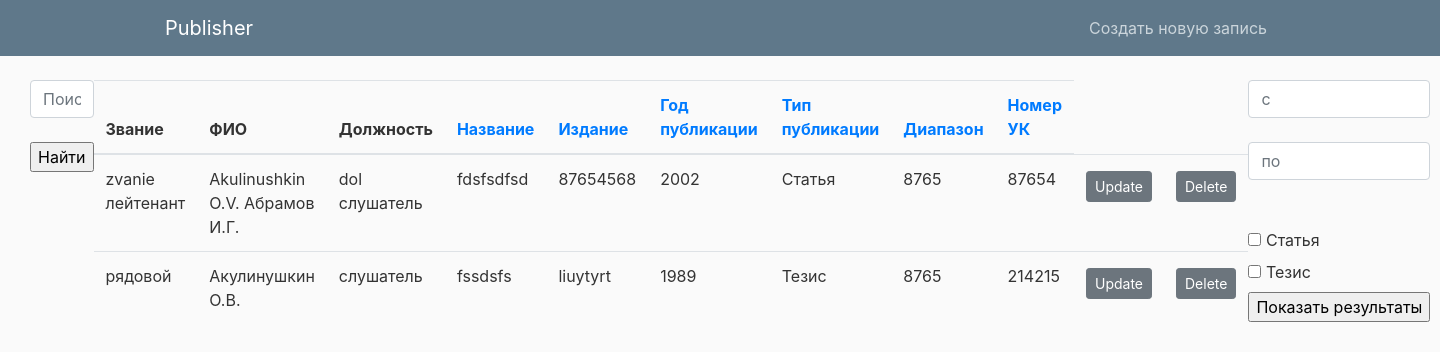
/all_publications/, run on the app's committed database.
### publications_table/models.py (models this page shows, shortened)
class Author(models.Model):
    name = models.CharField(max_length=255, null=False, verbose_name="имя")
    surname = models.CharField(max_length=255, null=False, unique=True, verbose_name="фамилия")
    patronymic = models.CharField(max_length=255, null=False, verbose_name="отчество")
    work_position = models.CharField(max_length=255, null=False, verbose_name="должность")
    military_rank = models.CharField(max_length=255, null=False, verbose_name="звание")
    objects = models.Manager()
    def get_initials(self):
        initials = self.surname + ' ' + self.name[:1] + '.' + self.patronymic[:1] + '.'
        return initials
    class Meta:
        ordering = ('surname',)

class Publication(models.Model):
    TYPES_OF_PUBLICATIONS = (
        ('Тезис', 'Тезис'),
        ('Статья', 'Статья',)
    )
    authors = models.ManyToManyField(Author, verbose_name="авторы", related_name='authors')
    title = models.CharField(max_length=256, verbose_name="название статьи", null=False, )
    type_of_publication = models.CharField(max_length=255, verbose_name="тип публикации",
                                           choices=TYPES_OF_PUBLICATIONS, )
    edition = models.CharField(max_length=255, verbose_name="издание", null=False)
    published_year = models.PositiveIntegerField(validators=
                                                 [MaxValueValidator(datetime.now().year),
                                                  MinValueValidator(1921)], verbose_name="год публикации",
                                                 null=False)
    range = models.CharField(max_length=255, verbose_name='диапазон', null=False)
    uk_number = models.IntegerField(verbose_name='номер УК', null=False)
    objects = models.Manager()
    class Meta:
        ordering = ('-published_year',)

### publications_table/views.py (the view)
# urls.py: path('all_publications/', show_all_publications, name='all'),
def show_all_publications(request, type_of_sort=0):
    publications = sort(type_of_sort)
    publications, form = filter_publications(request, publications)
    publications, form2 = search_publications(request, publications)
    context = {
        'publications': publications,
        'form': form,
        'form2': form2,
    }
    return render(request, "publications_table/all_publications.html", context)

### publications_table/forms.py
class PublicationFilter(forms.Form):
    min_year = forms.IntegerField(label='c', required=False,)
    max_year = forms.IntegerField(label='по', required=False)
    publication_options = (
        ('Статья', 'Статья'),
        ('Тезис', 'Тезис'),
    )
    type_of_publication = forms.MultipleChoiceField(choices=publication_options, required=False,
                                                    label='тип публикации', widget=forms.CheckboxSelectMultiple)

class SearchPublications(forms.Form):
    search = forms.CharField(max_length=255, label='', required=False)

### publications_table/views.py (called while the page is built)
def sort(type_of_sort: int):
    dictionary = {
        '0': Publication.objects.all(),
        '4': Publication.objects.all().order_by('title'),
        '5': Publication.objects.all().order_by('edition'),
        '6': Publication.objects.all().order_by('-published_year'),
        '7': Publication.objects.all().order_by('type_of_publication'),
        '8': Publication.objects.all().order_by('range'),
        '9': Publication.objects.all().order_by('uk_number'),
    }
    publications = dictionary[f'{type_of_sort}']
    return publications

def filter_publications(request, publications):
    if request.method == 'GET':
        form = PublicationFilter(request.GET)
        if form.is_valid():
            if form.cleaned_data['min_year']:
                publications = publications.filter(published_year__gte=form.cleaned_data['min_year'])
            if form.cleaned_data['max_year']:
                publications = publications.filter(published_year__lte=form.cleaned_data['max_year'])
            if form.cleaned_data['type_of_publication']:
                publications = publications.filter(type_of_publication__in=
                                                   form.cleaned_data['type_of_publication'])
        return publications, form

### publications_table/templates/publications_table/all_publications.html (shortened to what this page needs)
{% extends "publications_table/main.html" %}
{% load crispy_forms_tags %}
{% block content %}
{% load widget_tweaks %}
{% load static %}
<body>
<div class="wrapper">
    <form action="" method="get">
    {% render_field form2.search class="form-control" placeholder="Поиск"%}
    <br/>
    <input type="submit" value="Найти">
  </form>
<table class="table" align="left">
  <thead>
    <tr>
      <th scope="col"><a>Звание</a></th>
      <th scope="col"><a>ФИО</a></th>
      <th scope="col"><a>Должность</a></th>
      <th scope="col"><a href="{% url 'sort' 4 %}">Название</a></th>
      <th scope="col"><a href="{% url 'sort' 5 %}">Издание</a></th>
      <th scope="col"><a href="{% url 'sort' 6 %}">Год публикации</a></th>
      <th scope="col"><a href="{% url 'sort' 7 %}">Тип публикации</a></th>
      <th scope="col"><a href="{% url 'sort' 8 %}">Диапазон</a></th>
      <th scope="col"><a href="{% url 'sort' 9 %}">Номер УК</a></th>
    </tr>
  </thead>
  <tbody>
    {% for publication in publications%}
      <tr>
        <td>
        {% for author in publication.authors.all%}
          {{author.military_rank}}
          {% endfor %}
        </td>
         <td>
        {% for author in publication.authors.all%}
          {{author.get_initials}}
           {% endfor %}
        </td>
         <td>
        {% for author in publication.authors.all%}
          {{author.work_position}}
          {% endfor %}
        </td>
        <td>{{publication.title}}</td>
        <td>{{publication.edition}}</td>
        <td>{{publication.published_year}}</td>
        <td>{{publication.type_of_publication}}</td>
        <td>{{publication.range}}</td>
        <td>{{publication.uk_number}}</td>
        <td><a class="btn btn-secondary btn-sm mt-1 mb-1" href="{% url 'publication-update' publication.id %}">Update</a></td>
        <td><a class="btn btn-secondary btn-sm mt-1 mb-1" href="{% url 'publication-delete' publication.id %}">Delete</a></td>
      </tr>
    {% endfor %}
  </tbody>
</table>
  <form action="" method="get">
    {% render_field form.min_year class="form-control" placeholder="c"%}
    <br/>
    {% render_field form.max_year class="form-control" placeholder="по"%}
    <br/>
    <br/>
    {% render_field form.type_of_publication class="list"%}
  <input type="submit" value="Показать результаты">
</form>
</div>
</body>
{% endblock content %}

### publications_table/templates/publications_table/main.html (shortened to what this page needs)
<!DOCTYPE html>
{% load static %}
<html>
<head>
    <link rel="stylesheet" href="https://maxcdn.bootstrapcdn.com/bootstrap/4.0.0/css/bootstrap.min.css">
    <link rel="stylesheet" type="text/css" href="{% static 'css/main.css' %}">
    <link rel="stylesheet" type="text/css" href="{% static 'css/style.css' %}">
</head>
<body>
    <header class="site-header">
      <nav class="navbar navbar-expand-md navbar-dark bg-steel fixed-top">
        <div class="container">
          <a class="navbar-brand mr-4" href="{% url 'all' %}">Publisher</a>
          <div class="collapse navbar-collapse" id="navbarToggle">
            <div class="navbar-nav">
                <a class="nav-item nav-link" href="{% url 'publication-create' %}">Создать новую запись</a>
            </div>
          </div>
        </div>
      </nav>
    </header>
     {% block content %} {% endblock %}
</body>
</html>

### static/css/main.css (style rules this page uses)
body { background: #fafafa; color: #333333; margin-top: 5rem; }
ul { margin: 0; }
.bg-steel { background-color: #5f788a; }
.site-header .navbar-nav .nav-link { color: #cbd5db; }

### static/css/style.css (style rules this page uses)
.wrapper { display: flex; justify-content: space-between; margin: 0 30px; }
.list { list-style: none; margin: 0; padding: 0; }

### data on the page
Publication: title "fdsfsdfsd", edition "87654568", published_year "2002", type_of_publication "Статья", range "8765", uk_number "87654"
Author: military_rank "zvanie", get_initials "Akulinushkin O.V.", work_position "dol"
Author: military_rank "лейтенант", get_initials "Абрамов И.Г.", work_position "слушатель"
Publication: title "fssdsfs", edition "liuytyrt", published_year "1989", type_of_publication "Тезис", range "8765", uk_number "214215"
Author: military_rank "рядовой", get_initials "Акулинушкин О.В.", work_position "слушатель"
